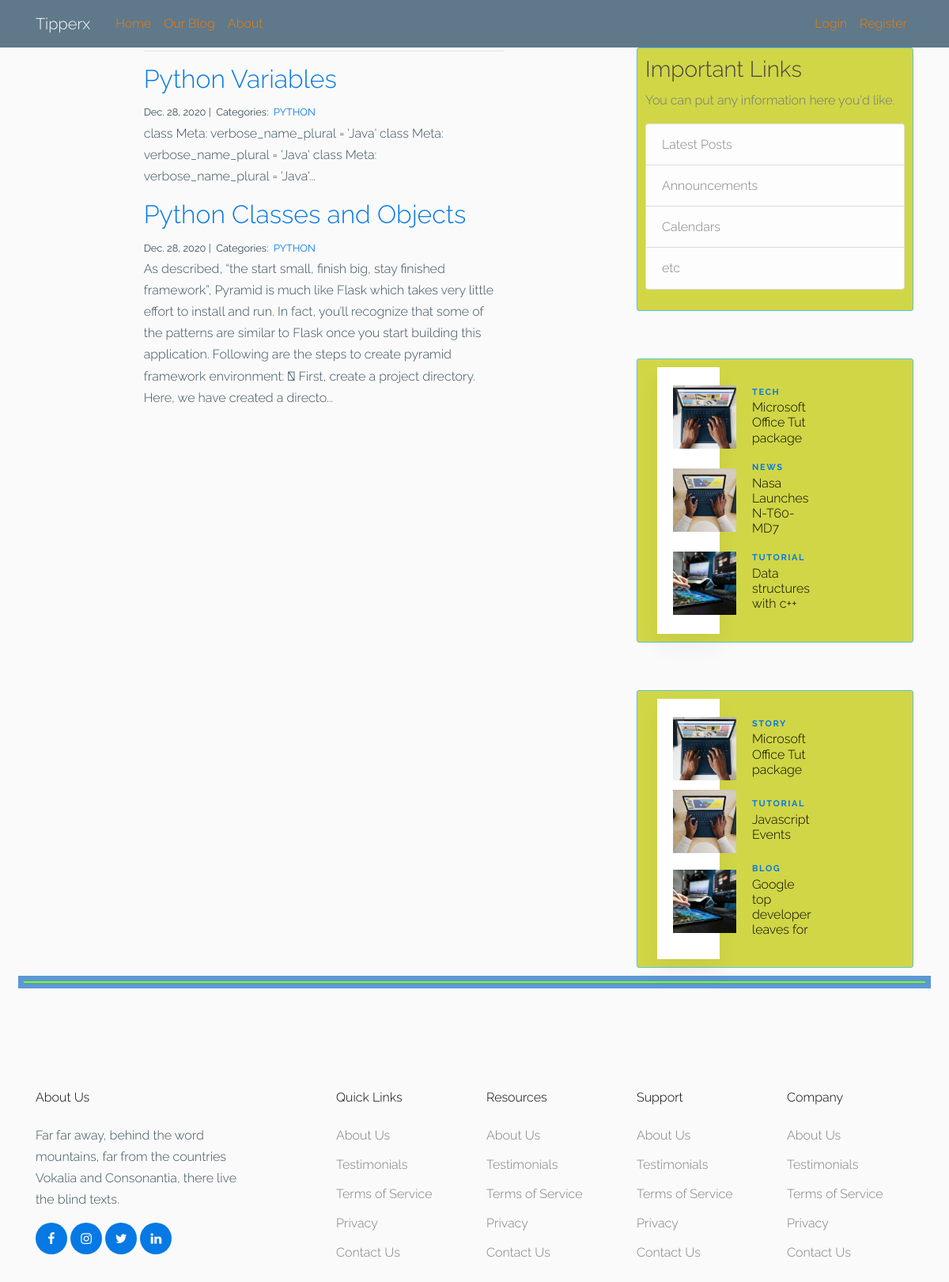
The page /PYTHON/ on the database its author committed.
### Site/models.py (models this page shows, shortened)
class Post(models.Model):
    title = models.CharField(max_length=255)
    body = models.TextField()
    created_on = models.DateTimeField(auto_now_add=True)
    last_modified = models.DateTimeField(auto_now=True)
    categories = models.ManyToManyField("Category", related_name="posts")
    class Meta:
       verbose_name_plural = 'Posts'

class Category(models.Model):
    name = models.CharField(max_length=20)
    class Meta:
        verbose_name_plural = 'Categories'

### Site/views.py (the view)
# urls.py: path("<category>/", views.blog_category, name="blog_category"),
def blog_category(request, category):
    posts = Post.objects.filter(categories__name__contains=category).order_by(
        "-created_on"
    )
    context = {"category": category, "posts": posts}
    return render(request, "Site/blog_category.html", context)

### templates/Site/blog_category.html
{% extends "Site/base.html" %}
{% block page_content %}
<div class="col-md-8 offset-md-2">
    <h1>{{ category | title }}</h1>
    <hr>
    {% for post in posts %}
        <h2><a href="{% url 'blog_detail' post.pk%}">{{ post.title }}</a></h2>
        <small>
            {{ post.created_on.date }} |&nbsp;
            Categories:&nbsp;
            {% for category in post.categories.all %}
            <a href="{% url 'blog_category' category.name %}">
                {{ category.name }}
            </a>&nbsp;
            {% endfor %}
        </small>
        <p>{{ post.body | slice:":400" }}...</p>
    {% endfor %}
</div>
{% endblock %}

### static/css/Site/style.css (style rules this page uses)
html { overflow-x: hidden; }
body { line-height: 1.7; color: #364d59 !important; font-weight: 300; font-size: 1rem; background: #fff; }
a { -webkit-transition: 0.3s all ease; -o-transition: 0.3s all ease; transition: 0.3s all ease; text-decoration: none; }
h1, h2, h3, h4, h5, .h1, .h2, .h3, .h4, .h5 { font-weight: 300; color: #364d59; }

### static/css/blog/main.css (style rules this page uses)
body { background: #fafafa; color: #333333; }
h1, h2, h3, h4, h5, h6 { color: #444444; }

### rows shown on the page
Post: title "Python Variables", created_on "Dec. 28, 2020", body "class Meta: verbose_name_plural = 'Java' class Meta: verbose_name_plural = 'Java' class Meta: verbose_name_plural = 'Java'"
Category: name "PYTHON"
Post: title "Python Classes and Objects", created_on "Dec. 28, 2020", body "As described, “the start small, finish big, stay finished framework”, Pyramid is much like Flask which takes very little effort to install and run. In fact, you’ll recognize that some of the patterns are similar to Flask once you start building this application. Following are the steps to create pyramid framework environment:  First, create a project directory. Here, we have created a directo"
